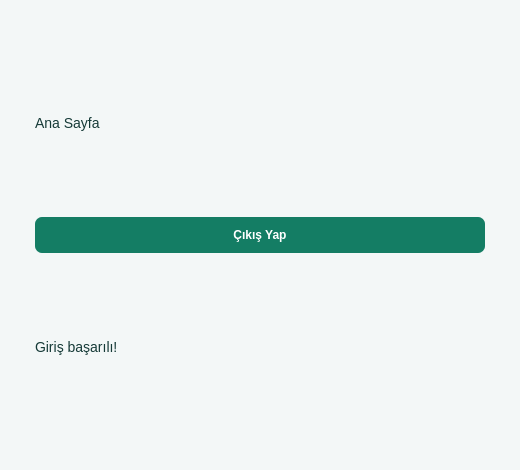
<?xml version="1.0" encoding="utf-8"?>
<ui version="4.0">
  <class>Form</class>
  <widget class="QWidget" name="Form">
    <property name="windowTitle">
      <string>Ana Sayfa</string>
    </property>
    <property name="minimumSize">
      <size>
        <width>520</width>
        <height>470</height>
      </size>
    </property>
    <property name="styleSheet">
      <string>QWidget#Form {background:#f3f7f7;} QLabel {color:#153a37;font-size:14px;} QLineEdit {padding:10px;border:1px solid #b6cfcb;border-radius:7px;background:white;font-size:14px;} QPushButton {padding:11px;background:#147d64;color:white;border-radius:7px;font-weight:bold;} QPushButton:hover {background:#0f604e;}</string>
    </property>
    <layout class="QVBoxLayout" name="verticalLayout">
      <property name="leftMargin">
        <number>35</number>
      </property>
      <property name="rightMargin">
        <number>35</number>
      </property>
      <property name="topMargin">
        <number>35</number>
      </property>
      <property name="bottomMargin">
        <number>35</number>
      </property>
      <item>
        <widget class="QLabel" name="lblTitle">
          <property name="text">
            <string>Ana Sayfa</string>
          </property>
        </widget>
      </item>
      <item>
        <widget class="QPushButton" name="btnLogout">
          <property name="text">
            <string>Çıkış Yap</string>
          </property>
        </widget>
      </item>
      <item>
        <widget class="QLabel" name="lblInfo">
          <property name="text">
            <string>Giriş başarılı!</string>
          </property>
        </widget>
      </item>
    </layout>
  </widget>
  <resources/>
  <connections/>
</ui>
